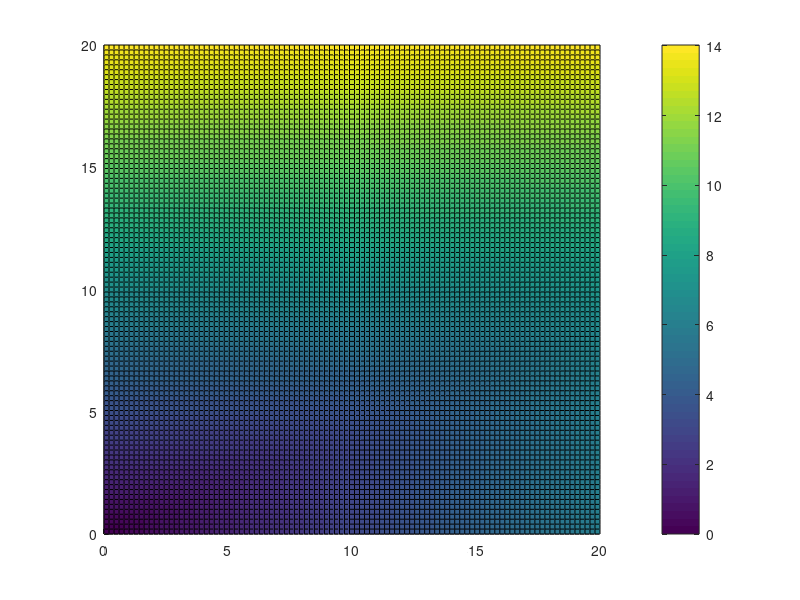
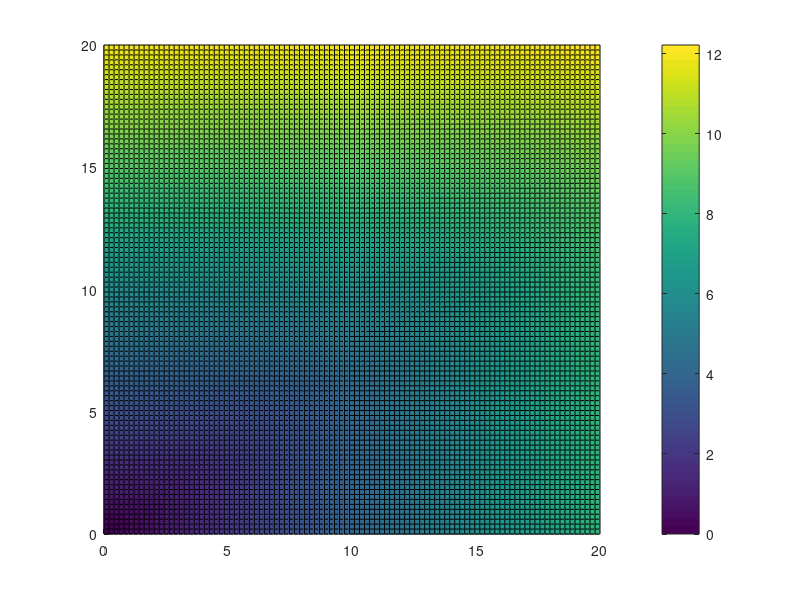
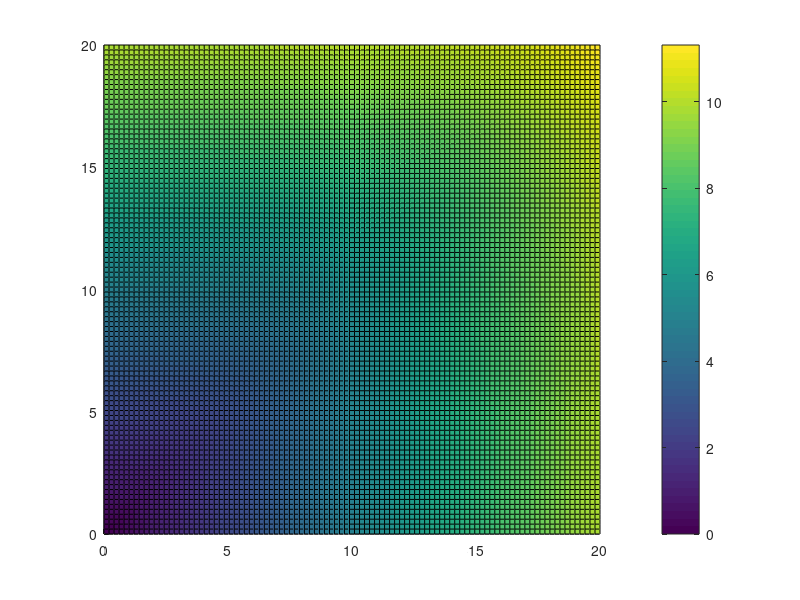
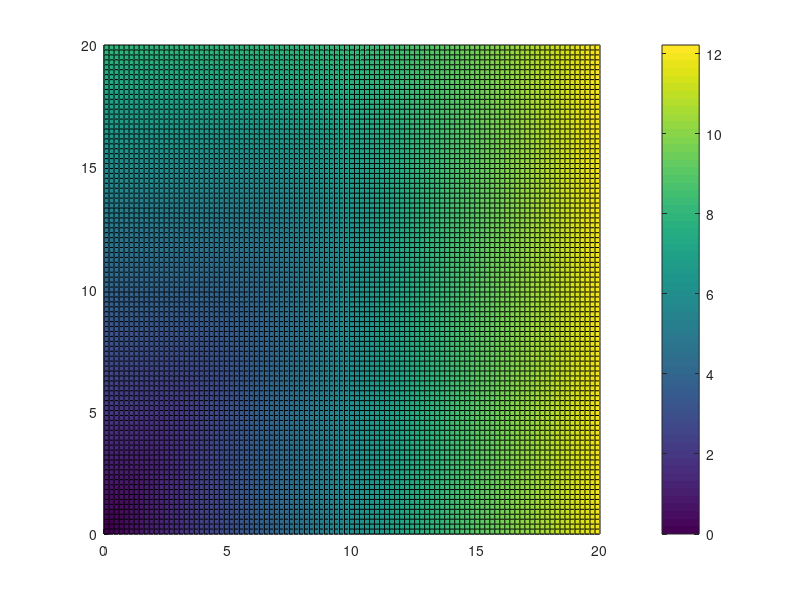

The MATLAB script that drew these images, in order:
%% simple Q integration (with p, n=1)
close all

if(0)
    pq_list=[1 3 10];
    for pq=pq_list
        str_box=sprintf('Q-value as a function of Q_(fwd) and Q_(sarsa) with p=%02.1f',pq);
        f2_2=figure('Name',str_box);
        f_ax2_2 = axes('Parent',f2_2);
        range_minmax=[0 20];
        resolution=100;
        Q_range=[range_minmax(1):(range_minmax(2)-range_minmax(1))/(resolution-1):range_minmax(2)];
        [Q_x,Q_y] = meshgrid(Q_range, Q_range);
        Q_z=(Q_x.^pq+Q_y.^pq).^(1/pq);
        surf(f_ax2_2 ,Q_x,Q_y,Q_z)
        view(2); colorbar;
    end
end

%% integration in arbitration (given p, varying n)
pq=[5.6];
n_list=[0.3:0.1:0.7];
for n=n_list
    str_box=sprintf('Q-value as a function of Q_(fwd) and Q_(sarsa) with n=%0.1f, p=%02.1f',n,pq);
    f2_2=figure('Name',str_box);
    f_ax2_2 = axes('Parent',f2_2);
    range_minmax=[0 20];
    resolution=100;
    Q_range=[range_minmax(1):(range_minmax(2)-range_minmax(1))/(resolution-1):range_minmax(2)];
    [Q_x,Q_y] = meshgrid(Q_range, Q_range);
    Q_z=((n*Q_x).^pq+((1-n)*Q_y).^pq).^(1/pq);
    surf(f_ax2_2 ,Q_x,Q_y,Q_z)
    view(2); colorbar;
end
